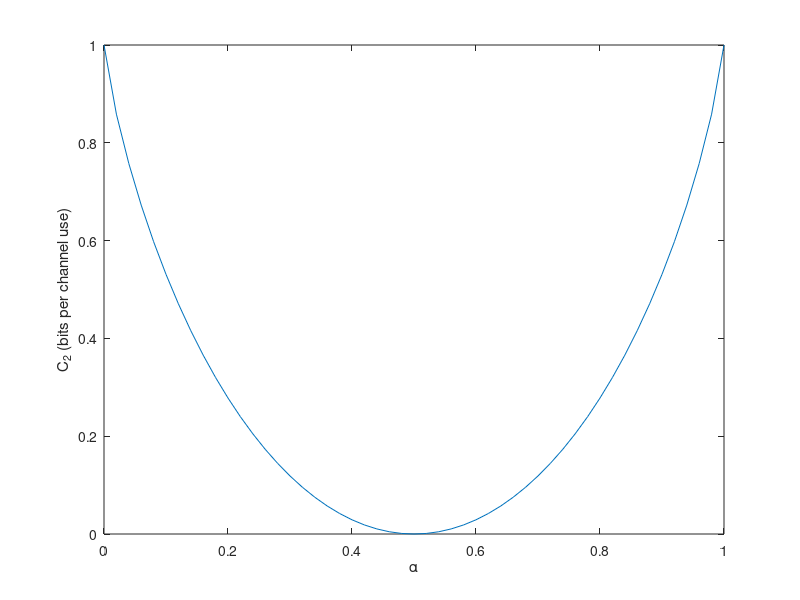

Source code (MATLAB):
%                        The University of Queensland
%     School of Information Technology & Electrical Engineering
%		COMS4105/COMS7410 Communication Systems

% Plot the capacity of a binary symmetric channel
alpha = 0.02:0.02:0.98;
C = 1 + alpha .* log2(alpha) + (1-alpha) .* log2(1-alpha);
% Note that we leave out alpha = 0 & alpha = 1.  This is because as x->0,
% the mathematical limit of x log x is 0 but Matlab returns NaN for the
% logarithm operation.  Hence, we insert these limit cases separately.
plot([0, alpha, 1], [1, C, 1]);
xlabel('\alpha');
ylabel('C_2 (bits per channel use)');
